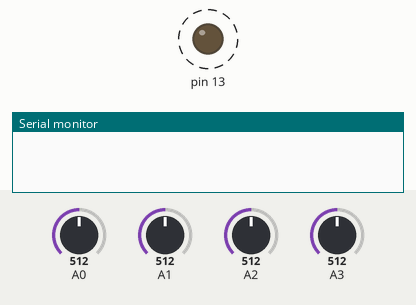
Bench run of a sketch on a simulated Arduino Nano, built with avr-gcc and run on an emulated ATmega328P. Shown: output pins drawn as LEDs (lit = HIGH), the last lines printed to the serial monitor. Dashed ring = blinking. The inputs (shaded band) are chosen by the test bench; at power-on: A0 = 512, A1 = 512, A2 = 512, A3 = 512.

Above: at 1.25 s.
1.3 s: A0 set to 714
At 1.55 s:
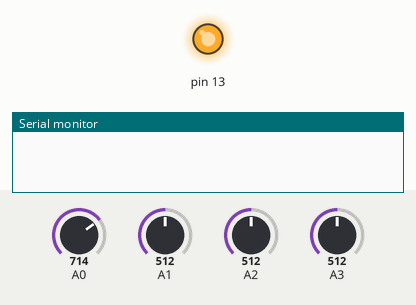
4.3 s: A0 set to 733
5.8 s: A0 set to 716
At 8.5 s:
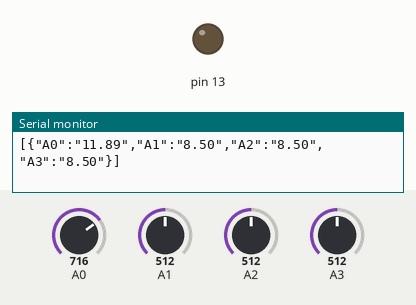
Timing chart, 0 to 14.8 s (numbered marks = the images above; inputs shaded):
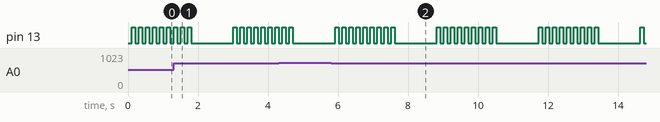

Measured:
- after the input at 5.8 s, pin 13: LOW → HIGH after 0.12 s, then repeats every 2.9 s: 8 × (LOW 0.10 s, HIGH 0.10 s), LOW 1.2 s, HIGH 0.10 s

The sketch:

SerialSendA0_A3.ino
```cpp
#define NUM_SAMPLES 10

int inA0 = 0;
int inA1 = 0;
int inA2 = 0;
int inA3 = 0;

float inA0v = 0;
float inA1v = 0;
float inA2v = 0;
float inA3v = 0;

float R1=10000;
float R2=3300;
float Vmax = 20.0;
float Valert = 12.0;
float ADCmax = 1024.0;
float calibrate = 0.85;
int sample_count = 0;

void setup()
{
  Serial.begin(9600);
  pinMode(13,OUTPUT);
  digitalWrite(13,LOW);
}

void loop()
{
  inA0 = 0;
  inA1 = 0;
  inA2 = 0;
  inA3 = 0;

  sample_count = 0;

  while (sample_count < NUM_SAMPLES) {
    inA0 += analogRead(A0);
    inA1 += analogRead(A1);
    inA2 += analogRead(A2);
    inA3 += analogRead(A3);
    sample_count++;
    delay(10);
  }

  inA0v = calibrate * ((float)inA0 / (float)NUM_SAMPLES * Vmax ) / ADCmax;
  inA1v = calibrate * ((float)inA1 / (float)NUM_SAMPLES * Vmax ) / ADCmax;
  inA2v = calibrate * ((float)inA2 / (float)NUM_SAMPLES * Vmax ) / ADCmax;
  inA3v = calibrate * ((float)inA3 / (float)NUM_SAMPLES * Vmax ) / ADCmax;

  if (inA0v < Valert){
    for (int i=1;i<10;i++){
      digitalWrite(13,HIGH);
      delay(100);
      digitalWrite(13,LOW);
      delay(100);
    }

  }
  /*
  Serial.print("[{\"A0\":\"");
  Serial.print(inA0v);
  Serial.print("\"},{\"A1\":\"");
  Serial.print(inA1v);
  Serial.print("\"},{\"A2\":\"");
  Serial.print(inA2v);
  Serial.print("\"},{\"A3\":\"");
  Serial.print(inA3v);
  Serial.print("\"}]\r\n");
  */

  Serial.print("[{\"A0\":\"");
  Serial.print(inA0v);
  Serial.print("\",\"A1\":\"");
  Serial.print(inA1v);
  Serial.print("\",\"A2\":\"");
  Serial.print(inA2v);
  Serial.print("\",\"A3\":\"");
  Serial.print(inA3v);
  Serial.print("\"}]\r\n");

  delay(1000);
}
```
